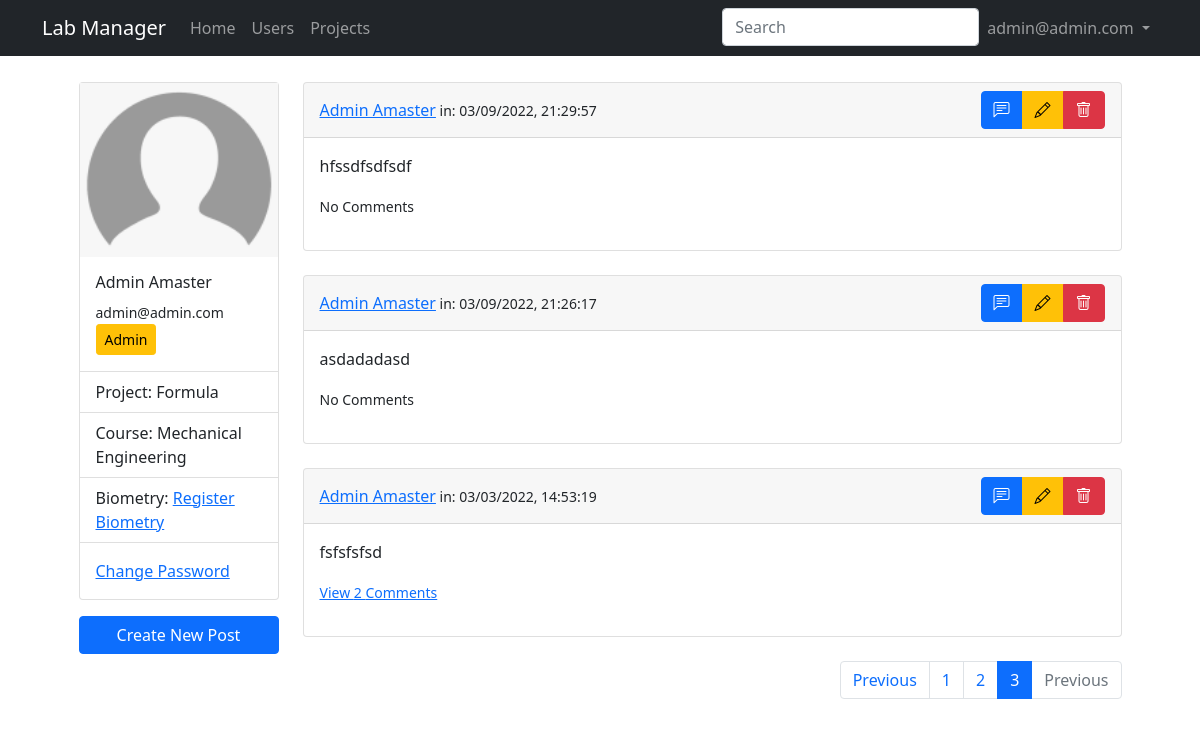
Page /profile?page=3 (signed in) on the committed database.
### lab_manager/models.py (models this page shows, shortened)
class User(db.Model, UserMixin):
    id = db.Column(db.Integer, primary_key = True)
    email = db.Column(db.String(50), unique = True)
    name = db.Column(db.String(150))
    password = db.Column(db.String(128))
    date_created = db.Column(db.DateTime, default = datetime.utcnow)
    biometry = db.Column(db.Boolean, default = False, nullable = False)
    project = db.Column(db.Integer, nullable = False)
    grr = db.Column(db.Integer, unique = True)
    course = db.Column(db.String(50))
    approved_by = db.Column(db.Integer)
    date_approved = db.Column(db.DateTime, default = datetime.utcnow)
    approved = db.Column(db.Boolean, default = False, nullable = False)
    admin = db.Column(db.Boolean, default = False, nullable = False)
    projects = db.relationship('Project', backref="user", passive_deletes = False)
    posts = db.relationship('Post', backref="user", passive_deletes = True)
    comments = db.relationship('Comment', backref="user", passive_deletes = True)

class SearchableMixin(object):
    @classmethod
    def before_commit(cls, session):
        session._changes = {
            'add': list(session.new),
            'update': list(session.dirty),
            'delete': list(session.deleted)
        }
    @classmethod
    def after_commit(cls, session):
        for obj in session._changes['add']:
            if isinstance(obj, SearchableMixin):
                add_to_index(obj.__tablename__, obj)
        for obj in session._changes['update']:
            if isinstance(obj, SearchableMixin):
                add_to_index(obj.__tablename__, obj)
        for obj in session._changes['delete']:
            if isinstance(obj, SearchableMixin):
                remove_from_index(obj.__tablename__, obj)
        session._changes = None

class Post(SearchableMixin, db.Model):
    __searchable__ = ['text']
    id = db.Column(db.Integer, primary_key = True)
    text = db.Column(db.Text, nullable = False)
    date_created = db.Column(db.DateTime, default = datetime.utcnow)
    author = db.Column(db.Integer, db.ForeignKey('user.id', ondelete='CASCADE'), nullable = False)
    comments = db.relationship('Comment', backref="post", passive_deletes=True)

### lab_manager/users/routes.py (the view)
@users.route("/profile")
@login_required
def profile():
    page = request.args.get('page', 1, type=int)
    posts = Post.query.order_by(Post.date_created.desc()).paginate(page, current_app.config['POSTS_PER_PAGE'], False)
    next_url = url_for('users.profile', page=posts.next_num) \
        if posts.has_next else None
    prev_url = url_for('users.profile', page=posts.prev_num) \
        if posts.has_prev else None
    return render_template('users/profile.jinja2', title=current_user.name, user=current_user, posts=posts, next_url=next_url, prev_url=prev_url)

### lab_manager/main/forms.py
class SearchForm(FlaskForm):
    q = StringField('Search', validators=[DataRequired()])
    def __init__(self, *args, **kwargs):
        if 'formdata' not in kwargs:
            kwargs['formdata'] = request.args
        if 'meta' not in kwargs:
            kwargs['meta'] = {'csrf': False}
        super(SearchForm, self).__init__(*args, **kwargs)

### lab_manager/__init__.py (called while the page is built)
def create_app(config_class=Config):
    app = Flask(__name__)
    app.config.from_object(Config)
    db.init_app(app)
    migrate.init_app(app, db)
    app.elasticsearch = Elasticsearch([app.config['ELASTICSEARCH_URL']]) \
        if app.config['ELASTICSEARCH_URL'] else None
    from lab_manager.main.routes import main
    app.register_blueprint(main)
    from lab_manager.users.routes import users
    app.register_blueprint(users)
    from lab_manager.admin.routes import admin
    app.register_blueprint(admin)
    from lab_manager.posts.routes import posts
    app.register_blueprint(posts)
    from .models import User, Project, Post
    initialize_database(app)
    login_manager.init_app(app)
    @login_manager.user_loader
    def load_user(id):
        return User.query.get(int(id))
    return app

### lab_manager/main/routes.py (called while the page is built)
@main.before_app_request
def before_request():
    if current_user.is_authenticated:
        current_user.last_seen = datetime.utcnow()
        db.session.commit()
        g.search_form = SearchForm()

### lab_manager/templates/users/profile.jinja2 (shortened to what this page needs)
{% extends "./layout.jinja2" %}
{% block content %}
<div class="row justify-content-md-center">
    <div class="col-md-3 card-col">
        <div class="card">
            <img class="img-fluid" src="{{ url_for('static', filename='img/default_user.png')}}" class="card-img-top" alt="Profile Picture">
            <div class="card-body">
                <h6 class="card-title">{{ user.name }}</h5>
                <small class="card-text">{{ user.email }}</small>
                {% if not user.admin %}
                    {% if not user.approved %} <button type="button" class="btn btn-warning btn-sm" data-bs-toggle="modal" data-bs-target="#approval_info">Waiting for Approval</button> {% else %} <button type="button" class="btn btn-success btn-sm">Approved</button> {% endif %}
                {% else %}
                    <button type="button" class="btn btn-warning btn-sm">Admin</button>
                {% endif %}
            </div>
            <ul class="list-group list-group-flush">
                <li class="list-group-item">Project: {{ user.project }}</li>
                <li class="list-group-item">Course: {% if not user.course %} <a href="">Enter Course</a> {% else %} {{ user.course }} {% endif %}</li>
                <li class="list-group-item">Biometry: {% if not user.approved and not user.admin %} Waiting for Approval {% elif not user.biometry %} <a href="">Register Biometry</a> {% else %} Biometry registered {% endif %} </li>
            </ul>
            <div class="card-body">
                <a href="#" class="card-link">Change Password</a>
            </div>
        </div>
        <div class="d-grid card-buttons">
        <button type="button" class="btn btn-primary" data-bs-toggle="modal" data-bs-target="#newPost">Create New Post</button>
        </div>
    </div>
    <div class="col-md-9">
        {% for post in posts.items %}
            {% include "./users/_posts.jinja2" %}
        {% endfor %}
        <nav aria-label="Posts pagination">
        <ul class="pagination justify-content-end">
            {% if posts.has_prev %}
                <li class="page-item">
                    <a class="page-link" href="{{prev_url}}">Previous</a>
                </li>
            {% else %}
                <li class="page-item disabled">
                    <a class="page-link">Previous</a>
                </li>
            {% endif %}
            {% for page_num in posts.iter_pages() %}
                {% if page_num %}
                    {% if page_num != posts.page %}
                        <li class="page-item"><a class="page-link" href="{{ url_for('users.profile', page=page_num) }}">{{ page_num }}</a></li>
                    {% else %}
                        <li class="page-item active"><a class="page-link" href="#">{{ page_num }}</a></li>
                    {% endif %}
                {% else %}
                    <li class="page-item"><a class="page-link" href="#">...</a></li>
                {% endif %}
            {% endfor %}
            {% if posts.has_next %}
                <li class="page-item">
                    <a class="page-link" href="{{next_url}}">Next</a>
                </li>
            {% else %}
                <li class="page-item disabled">
                    <a class="page-link">Previous</a>
                </li>
            {% endif %}
        </ul>
        </nav>
    </div>
</div>
{% endblock content %}

### lab_manager/templates/layout.jinja2 (shortened to what this page needs)
<!DOCTYPE html>
<html lang="en">
<head>
    <link href="https://cdn.jsdelivr.net/npm/bootstrap@5.1.3/dist/css/bootstrap.min.css" rel="stylesheet">
    <link rel="stylesheet" type="text/css" href="https://cdn.datatables.net/1.10.25/css/dataTables.bootstrap5.css">
    <link rel="stylesheet" href="https://cdn.jsdelivr.net/npm/bootstrap-icons@1.8.1/font/bootstrap-icons.css">
    <link rel="stylesheet" type="text/css" href="{{ url_for('static', filename='main.css') }}">
</head>
<body>
    <nav class="navbar navbar-expand-md navbar-dark bg-dark">
        <div class="container">
            <a class="navbar-brand mr-4" href="/">Lab Manager</a>
            <div class="collapse navbar-collapse" id="navbar">
                <div class="navbar-nav me-auto mb-2 mb-lg-0">
                    <a href="/" class="nav-item nav-link">Home</a>
                    {% if user.is_authenticated and user.admin==True %}
                        <a href="{{url_for('admin.users')}}" class="nav-item nav-link">Users</a>
                        <a href="{{url_for('admin.projects')}}" class="nav-item nav-link">Projects</a>
                    {% endif %}
                </div>
                <div class="navbar-nav">
                    {% if g.search_form %}
                    <form class="navbar-form navbar-left" method="get"
                            action="{{ url_for('posts.search') }}">
                        <div class="form-group">
                            {{ g.search_form.q(size=20, class='form-control',
                                placeholder=g.search_form.q.label.text) }}
                        </div>
                    </form>
                    {% endif %}
                    {% if user.is_authenticated and user.admin==False %}
                        <li class="nav-item dropdown">
                            <a class="nav-link dropdown-toggle" href="#" id="navbarDropdown" role="button" data-bs-toggle="dropdown" aria-expanded="false"> {{user.email}} </a>
                            <ul class="dropdown-menu dropdown-menu-end" aria-labelledby="navbarDropdown">
                                <li><a class="dropdown-item" href="{{url_for('users.profile')}}">Profile</a></li>
                                <li><hr class="dropdown-divider"></li>
                                <li><a class="dropdown-item" href="{{url_for('users.logout')}}">Logout</a></li>
                            </ul>
                        </li>
                    {% elif user.is_authenticated and user.admin==True %}
                        <li class="nav-item dropdown">
                            <a class="nav-link dropdown-toggle" href="#" id="navbarDropdown" role="button" data-bs-toggle="dropdown" aria-expanded="false"> {{user.email}} </a>
                        </li>
                    {% else %}
                        <a href="{{url_for('users.login')}}" class="nav-item nav-link">Login</a>
                        <a href="{{url_for('users.register')}}" class="nav-item nav-link">Sign Up</a>
                    {% endif %}
                </div>
            </div>
        </div>
    </nav>
    <main class="container full-page" role="main">
        {% block content %}{% endblock content %}
    </main>
</body>
</html>

### lab_manager/templates/users/_posts.jinja2 (shortened to what this page needs)
<div class="card text">
    <div class="card-header d-flex justify-content-between align-items-center">
        <span><a href="">{{post.user.name}}</a><small class="mutted" > in: {{post.date_created.strftime("%m/%d/%Y, %H:%M:%S")}}</small></span>
        <div class="btn-group" role="group" aria-label="Basic mixed styles example">
            <a data-bs-toggle="modal" data-bs-target="#commentPost{{post.id}}" class="btn btn-primary"><i class="bi bi-chat-left-text"></i></a>
            {% if user.id == post.author %}
                <a class="btn btn-warning" data-bs-toggle="modal" data-bs-target="#editPost{{post.id}}"><i class="bi bi-pencil"></i></a>
                <a class="btn btn-danger" href="{{url_for('posts.remove_post', id=post.id)}}"><i class="bi bi-trash"></i></a>
            {% endif %}
        </div>
    </div>
    <div class="card-body">
        <p class="card-text">{{post.text}}</p>
            <p>
            {% if post.comments|length %}
                <a data-bs-toggle="collapse" href="#comments-{{post.id}}" aria-expanded="false" aria-controls="colapse-comments-{{post.id}}"><small>View {{post.comments|length}} Comments</small></a>
            {% else %}
                <small class="text-mutted">No Comments</small>
            {% endif %}
            </p>
    </div>
</div>
<br>

### lab_manager/static/main.css (style rules this page uses)
.full-page { background: #ffffff; padding: 10px 20px; margin-bottom: 20px; margin-top: 1rem; }
.card-col { width: 14rem; }
.card-buttons { margin-top: 1rem; align-items: center; }

### rows in the picture
User: email "admin@admin.com", name "Admin Amaster", project "Formula", course "Mechanical Engineering"
Post: user.name "Admin Amaster", date_created "03/09/2022, 21:29:57", text "hfssdfsdfsdf", shows "No Comments"
Post: user.name "Admin Amaster", date_created "03/09/2022, 21:26:17", text "asdadadasd", shows "No Comments"
Post: user.name "Admin Amaster", date_created "03/03/2022, 14:53:19", text "fsfsfsfsd", comments|length "2"

### other values in the picture
{{ page_num }} "1" "2"
{{ page_num }} "3"
